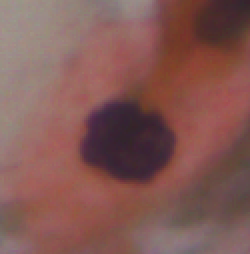
#> input picture SiPakMed Dataset/Training/im_Dyskeratotic/002_09.bmp, 125 x 127 px, found by its file name (shown 2 times larger); its folder holds 3 pictures in this run
$ python ImageProcessing.py   (older library calls are emulated)
#> lines starting #> are read from the running program, lines starting #| are printed output that depends on the picture; after the words box and inside, x2 and y2 are one past the last pixel; in counts of white or black regions, pixels touching at a corner belong together; pictures that were not available may be replaced by others from this repository, and a replacement may not be noted
# -*- coding: utf-8 -*-
"""
Created on Wed Oct 30 15:23:28 2024

@author: azan
"""

# Cell 1: Import Libraries
import os
import numpy as np
import pandas as pd
import cv2
from skimage.feature import local_binary_pattern
from skimage.measure import regionprops, label
from sklearn.preprocessing import LabelEncoder
from skimage.feature import graycomatrix, graycoprops
import statistics


# Define paths to training and testing directories
train_path = r"E:\Thesis\SiPakMed Dataset\Training"
test_path = r"E:\Thesis\SiPakMed Dataset\Test"

# Preprocess the image
def preprocess_image_nucleus(image):
    grayscale_image = cv2.cvtColor(image, cv2.COLOR_BGR2GRAY)
    median_image = cv2.medianBlur(grayscale_image, 13)  # Adjust the kernel size
    # Apply Contrast Limited Adaptive Histogram Equalization (CLAHE)
    clahe = cv2.createCLAHE(clipLimit=2.0, tileGridSize=(8, 8))
    clahe_image = clahe.apply(median_image)
    _, binary_image = cv2.threshold(clahe_image,95, 130, cv2.THRESH_BINARY_INV)
    return binary_image

def preprocess_image_cytoplasm(image):
    grayscale_image = cv2.cvtColor(image, cv2.COLOR_BGR2GRAY)
    median_image = cv2.medianBlur(grayscale_image, 7)  # Adjust the kernel size (5x5 in this case)
    # Apply Contrast Limited Adaptive Histogram Equalization (CLAHE)
    _, binary_image = cv2.threshold(median_image,120, 180, cv2.THRESH_BINARY_INV)
    return binary_image

def preprocess_image(image):
    grayscale_image = cv2.cvtColor(image, cv2.COLOR_BGR2GRAY)
    median_image = cv2.medianBlur(grayscale_image, 13)  # Adjust the kernel size (5x5 in this case)
      # Apply Contrast Limited Adaptive Histogram Equalization (CLAHE)
    clahe = cv2.createCLAHE(clipLimit=2.0, tileGridSize=(8, 8))
    clahe_image = clahe.apply(median_image)

    binary_image = cv2.adaptiveThreshold(clahe_image, 255, cv2.ADAPTIVE_THRESH_GAUSSIAN_C,
                        cv2.THRESH_BINARY_INV, 11, 2)

    return binary_image
def preprocess_image1(image):
    grayscale_image = cv2.cvtColor(image, cv2.COLOR_BGR2GRAY)
    median_image = cv2.medianBlur(grayscale_image, 7)  # Adjust the kernel size (5x5 in this case)
    # Apply Contrast Limited Adaptive Histogram Equalization (CLAHE)
    binary_image = cv2.adaptiveThreshold(median_image, 255, cv2.ADAPTIVE_THRESH_GAUSSIAN_C,
                                    cv2.THRESH_BINARY_INV, 11, 2)

    return binary_image

# Feature extraction function
def extract_features(image):
    try:
        # Initialize default values for features
        nucleus_area = cytoplasm_area = nucleus_brightness = cytoplasm_brightness = 0
        nc_ratio = nucleus_roundness = cytoplasm_roundness = nucleus_perimeter = 0
        nucleus_position_x = nucleus_position_y = 0
        cytoplasm_maxima = cytoplasm_minima = nucleus_maxima = nucleus_minima = 0
        cytoplasm_perimeter = mean_intensity = std_dev_intensity = 0
        LBP_mean = LBP_var = 0

        preprocessed_image = preprocess_image_nucleus(image)
        labeled_image = label(preprocessed_image)
        props = regionprops(labeled_image, intensity_image=image)
        if not props:
            preprocessed_image = preprocess_image(image)
            labeled_image = label(preprocessed_image)
            props = regionprops(labeled_image, intensity_image=image)

        contours, hierarchy = cv2.findContours(preprocessed_image, cv2.RETR_EXTERNAL, cv2.CHAIN_APPROX_SIMPLE)
        contours = sorted(contours, key=cv2.contourArea, reverse=True)
        cnt = contours[0]  # Assuming the largest contour is the object of interest
        nucleus_area = cv2.contourArea(cnt)
        nucleus_perimeter = cv2.arcLength(cnt, True)
        nucleus_roundness = (4 * np.pi * nucleus_area) / (nucleus_perimeter ** 2) if nucleus_perimeter > 0 else 0
        for region in props:
            nucleus_brightness =statistics.mean(region.mean_intensity)
            nucleus_position_x, nucleus_position_y = region.centroid
            nucleus_maxima = max(region.max_intensity)
            nucleus_minima = min(region.min_intensity)

        LBP = local_binary_pattern(preprocessed_image, 8, 16, 'default')
        LBP_mean = np.mean(LBP)
        LBP_var = np.var(preprocessed_image)

        # Extract GLCM features
        distances = [1]
        angles = [0, np.pi/4, np.pi/2, 3*np.pi/4]
        glcm = graycomatrix(preprocessed_image, distances=distances, angles=angles, symmetric=True, normed=True)

        glcm_contrast = graycoprops(glcm, 'contrast').mean()
        glcm_correlation = graycoprops(glcm, 'correlation').mean()
        glcm_energy = graycoprops(glcm, 'energy').mean()
        glcm_homogeneity = graycoprops(glcm, 'homogeneity').mean()


        #cytoplasm textural features
        preprocessed_image1 = preprocess_image_cytoplasm(image)
        labeled_image1 = label(preprocessed_image1)
        props1 = regionprops(labeled_image1, intensity_image=image)
        if not props1:
            preprocessed_image1 = preprocess_image1(image)
            labeled_image1 = label(preprocessed_image1)
            props1 = regionprops(labeled_image1, intensity_image=image)


        contours, hierarchy = cv2.findContours(preprocessed_image1, cv2.RETR_EXTERNAL, cv2.CHAIN_APPROX_SIMPLE)
        contours = sorted(contours, key=cv2.contourArea, reverse=True)
        cnt = contours[0]  # Assuming the largest contour is the object of interest
        cytoplasm_area = cv2.contourArea(cnt)
        cytoplasm_perimeter = cv2.arcLength(cnt, True)
        cytoplasm_roundness = (4 * np.pi * cytoplasm_area) / (cytoplasm_perimeter ** 2) if cytoplasm_perimeter > 0 else 0
        for region in props1:
            cytoplasm_brightness = statistics.mean(region.mean_intensity)
            cytoplasm_maxima = max(region.max_intensity)
            cytoplasm_minima = min(region.min_intensity)


        nc_ratio = nucleus_area / cytoplasm_area if cytoplasm_area != 0 else 0
        # Image intensity statistics
        mean_intensity = np.mean(image)
        std_dev_intensity = np.std(image)


        # Combine features into one list
        features =  [
            nucleus_area, cytoplasm_area, nucleus_brightness, cytoplasm_brightness, nc_ratio,
            nucleus_roundness, cytoplasm_roundness, nucleus_perimeter, nucleus_position_x,
            nucleus_position_y, cytoplasm_maxima, cytoplasm_minima, nucleus_maxima, nucleus_minima,
            cytoplasm_perimeter, mean_intensity, std_dev_intensity,LBP_mean,LBP_var,
            glcm_contrast, glcm_correlation, glcm_energy, glcm_homogeneity
        ]

    except Exception as e:
        print(f"Error extracting features for an image: {e}")
        features = [0] * (23)  # Fill with zeros if extraction fails

    #print(f"Extracted feature vector length: {len(features)}")
    #return np.array(features)
    return np.array(features)

# Load images and labels
def load_images_and_labels(directory):
#> called with directory = 'E:\\Thesis\\SiPakMed Dataset\\Training'
    images, labels, image_filenames = [], [], []
    for class_name in os.listdir(directory):
        class_dir = os.path.join(directory, class_name)
        if os.path.isdir(class_dir):
            for filename in os.listdir(class_dir):
                if filename.endswith(".bmp"):
                    img_path = os.path.join(class_dir, filename)
                    image = cv2.imread(img_path)
#> image is the input picture: shape (127, 125, 3); mean B, G, R 84.2, 88.8, 130.9
                    if image is not None:
                        images.append(image)
                        labels.append(class_name)
                        image_filenames.append(filename)
    return images, labels, image_filenames

def load_images_and_labels_single(directory):
    images, labels, image_filenames = [], [], []
    head_tail= os.path.split(directory)
    filename = head_tail[1]
    path = head_tail[0]
    head_tail1= os.path.split(path)
    classname =  head_tail1[1]
    image = cv2.imread(directory)
    images.append(image)
    labels.append(0)
    image_filenames.append(filename)
    return images, labels, image_filenames

# Load training and testing data
train_images, train_labels, train_filenames = load_images_and_labels(train_path)
test_images, test_labels, test_filenames = load_images_and_labels(test_path)


"""
#for testing perpose
"img_path= r"E:\SingleCellPAP\Training\im_Parabasal\097_03.bmp"
train_images, train_labels, train_filenames = load_images_and_labels_single(img_path)
img_path1= r"E:\SingleCellPAP\Test\im_Metaplastic\001_03.bmp"
test_images, test_labels, test_filenames = load_images_and_labels_single(img_path1)
"""
# Extract features for training images
train_features = []
for image in train_images:
    features = extract_features(image)
    #print(f"Extracted features for an image: {features}")  # Debugging line
    if features.size > 0:  # Only append if features are valid
        train_features.append(features)
#> this loop made 4 passes
#> pass 1, in preprocess_image_nucleus, `grayscale_image = cv2.cvtColor(image, cv2.COLOR_BGR2GRAY)`:
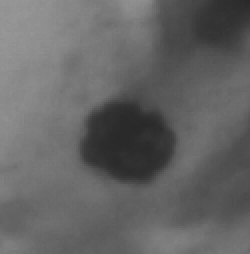
#> grayscale_image: shape (127, 125) (shown 2 times larger); min 40, max 152, mean 100.9
#> pass 1, in preprocess_image_nucleus, `clahe_image = clahe.apply(median_image)`:
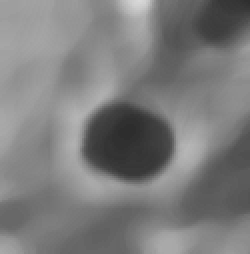
#> clahe_image: shape (127, 125) (shown 2 times larger); min 45, max 217, mean 124.3
#> pass 1, in preprocess_image_nucleus, `_, binary_image = cv2.threshold(clahe_image,95, 130, cv2.THRESH_BINARY..`:
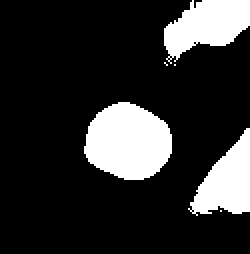
#> binary_image: shape (127, 125) (shown 2 times larger); values 0 (black) and 130 (white), 18.3% white; 6 white regions (3 under 20 px), largest, box (x1, y1, x2, y2) and area: (42, 51, 86, 90) 1304, (82, 0, 125, 32) 843, (94, 64, 125, 108) 758

# Extract features for testing images
test_features = []
for image in test_images:
    features = extract_features(image)
    #print(f"Extracted features for a test image: {features}")  # Debugging line
    if features.size > 0:  # Only append if features are valid
        test_features.append(features)

# Check the number of features extracted
print(f"Number of training feature sets: {len(train_features)}")
print(f"Number of testing feature sets: {len(test_features)}")

# Convert to NumPy arrays
X_train = np.array(train_features) if train_features else np.empty((0, 0))
y_train = np.array(train_labels) if train_labels else np.empty((0,))
X_test = np.array(test_features) if test_features else np.empty((0, 0))
y_test = np.array(test_labels) if test_labels else np.empty((0,))


# Encode labels
label_encoder = LabelEncoder()
y_train_encoded = label_encoder.fit_transform(y_train) if y_train.size > 0 else np.empty((0,))
y_test_encoded = label_encoder.transform(y_test) if y_test.size > 0 else np.empty((0,))


# Define feature names
feature_names = [
    'Nucleus_Area', 'Cytoplasm_Area', 'Nucleus_Brightness', 'Cytoplasm_Brightness', 'N/C_Ratio',
    'Nucleus_Roundness', 'Cytoplasm_Roundness', 'Nucleus_Perimeter', 'Nucleus_X_Position',
    'Nucleus_Y_Position', 'Cytoplasm_Maxima', 'Cytoplasm_Minima', 'Nucleus_Maxima', 'Nucleus_Minima',
    'Cytoplasm_Perimeter', 'Mean_Intensity', 'Std_Dev_Intensity', 'LBP_mean','LBP_var',
    'glcm_contrast', 'glcm_correlation', 'glcm_energy', 'glcm_homogeneity'

]

# Create DataFrames for features
train_df = pd.DataFrame(X_train, columns=feature_names)
train_df['Image_ID'] = train_filenames
train_df['Class'] = y_train
train_df = train_df[['Image_ID'] + feature_names + ['Class']]

#> (the run stopped early here; a loop or call above may not have finished)
